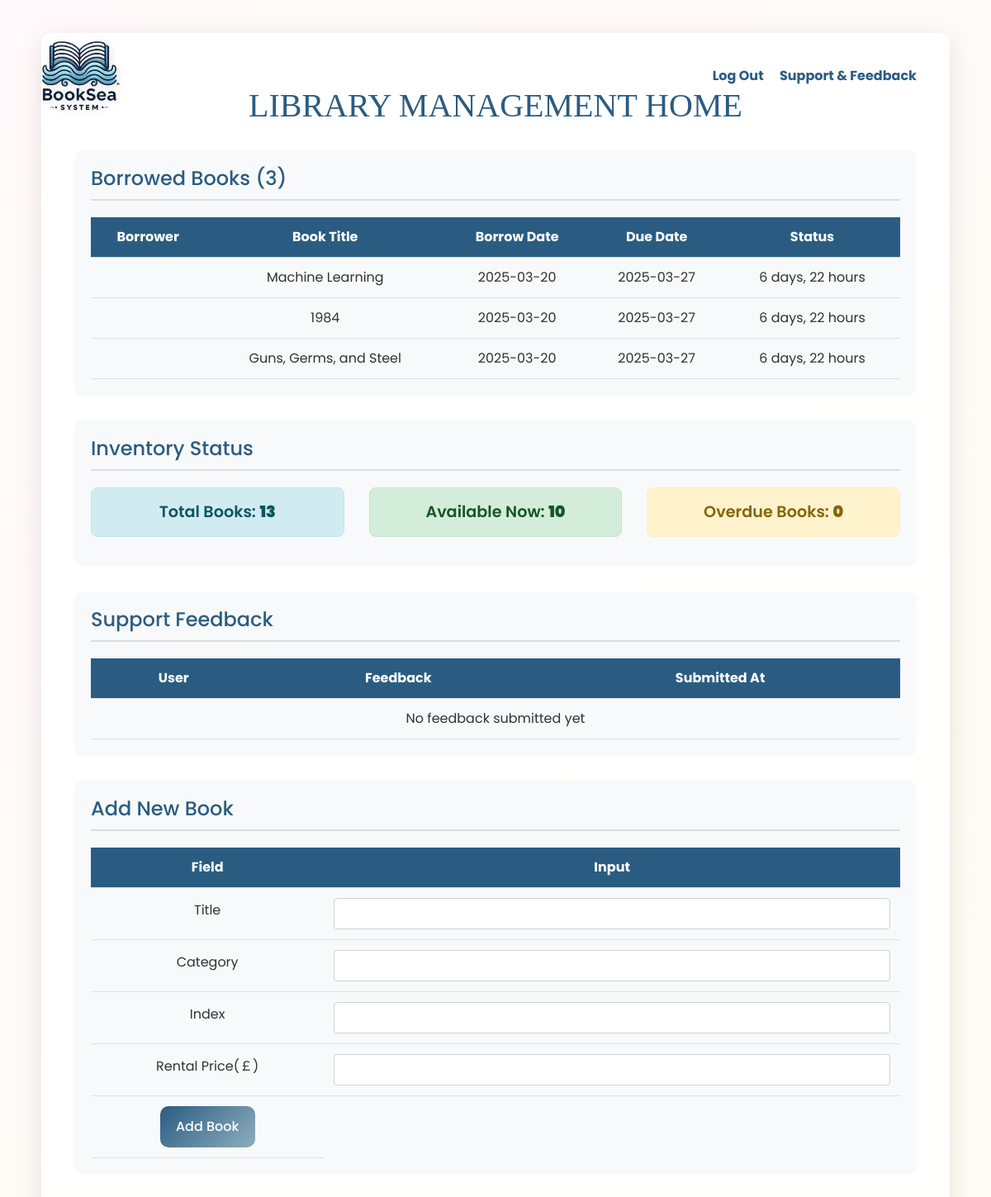
The app's page /home/manager_home/, older data.
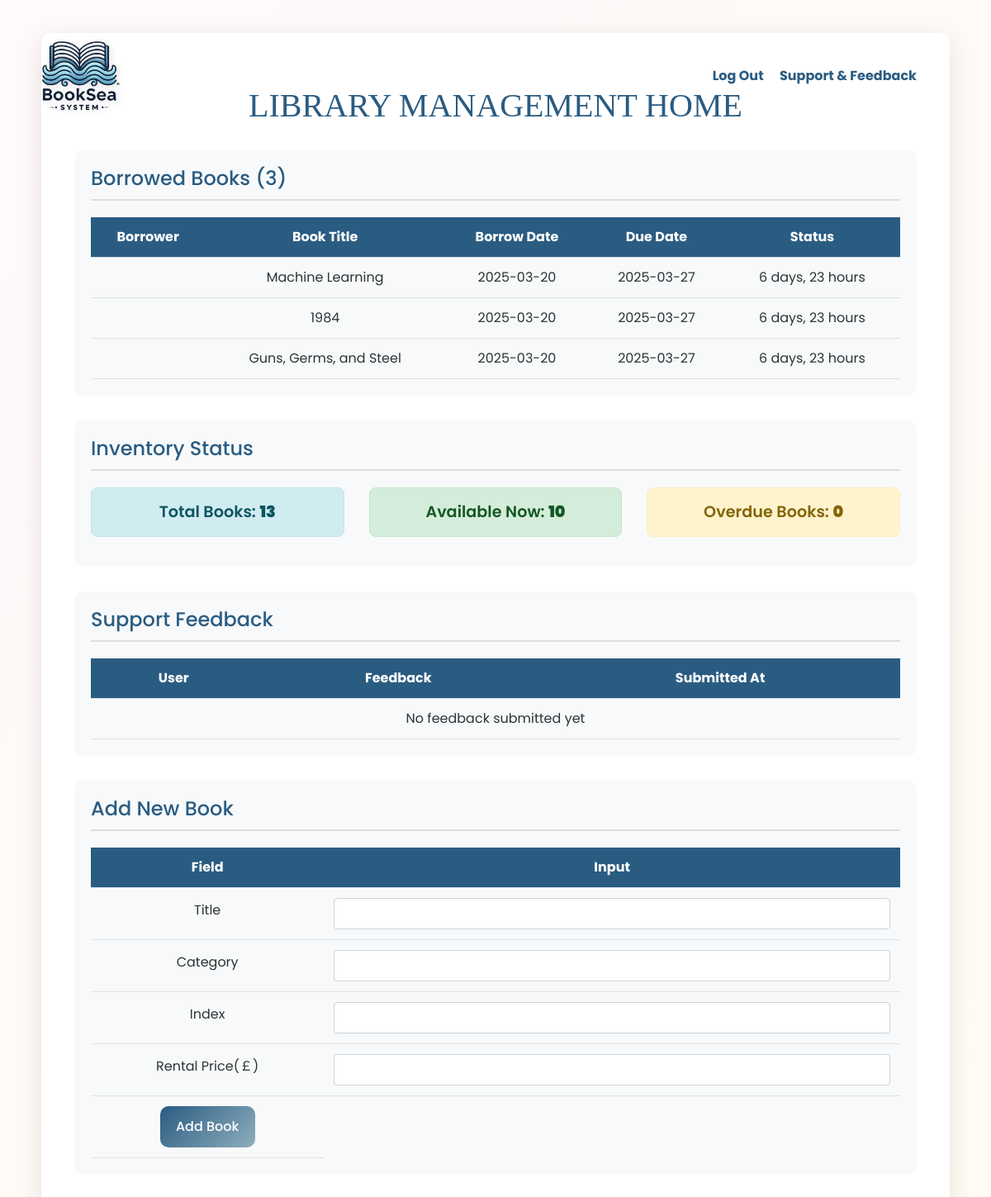
The same page, newer data.
### pages/models.py (models this page shows, shortened)
class Book(models.Model):
    title = models.CharField(max_length=200)
    category = models.CharField(max_length=100)
    index = models.CharField(max_length=50, unique=True)
    is_available = models.BooleanField(default=True)
    img = models.CharField(max_length=255, default="/img/book.jpg")
    rental_price = models.FloatField(null=True)
    borrow_date = models.DateTimeField(null=True, blank=True)
    due_date = models.DateTimeField(null=True, blank=True)
    is_overdue = models.BooleanField(default=False)
    borrower = models.ForeignKey(User, on_delete=models.SET_NULL, null=True, blank=True, related_name="borrowed_books")

### pages/views.py (the view)
# urls.py: path("home/manager_home/",manager_home, name="manager_home"),
def manager_home(request):
    borrowed_books = Book.objects.filter(is_available=False).select_related('borrower')
    for book in borrowed_books:
        if book.due_date:
            book.is_overdue = book.due_date < timezone.now()
    stats = {
        'total_books': Book.objects.count(),
        'available_books': Book.objects.filter(is_available=True).count(),
        'overdue_books': Book.objects.filter(
            is_overdue=True,
            is_available=False
        ).count()
    }
    support_messages = Support.objects.all().order_by("-created_at")  # 按时间倒序排列
    return render(request, 'pages/manager_home.html', {
        'borrowed_books': borrowed_books,
        'stats': stats,
        'support_messages': support_messages
    })

### pages/templates/pages/manager_home.html (shortened to what the changed rows need)
<!DOCTYPE html>
<html lang="en">
{% load static %}
<head>
    <link href="https://stackpath.bootstrapcdn.com/bootstrap/4.5.2/css/bootstrap.min.css" rel="stylesheet">
    <link rel="stylesheet" href="https://cdnjs.cloudflare.com/ajax/libs/font-awesome/6.0.0/css/all.min.css">
</head>
<body>
    <div class="container">
        <h1>LIBRARY MANAGEMENT HOME</h1>
        <div class="management-section">
            <table class="loan-table">
                <thead>
                    <tr>
                        <th>Borrower</th>
                        <th>Book Title</th>
                        <th>Borrow Date</th>
                        <th>Due Date</th>
                        <th>Status</th>
                    </tr>
                </thead>
                <tbody>
                    {% for book in borrowed_books %}
                    <tr class="{% if book.is_overdue %}status-overdue{% endif %}">
                        <td>{{ book.borrower.username }}</td>
                        <td>{{ book.title }}</td>
                        <td>{{ book.borrow_date|date:"Y-m-d" }}</td>
                        <td>{{ book.due_date|date:"Y-m-d" }}</td>
                        <td>
                            {% if book.is_overdue %}
                                <span class="status-overdue">OVERDUE</span>
                            {% else %}
                                {{ book.due_date|timeuntil }}
                            {% endif %}
                        </td>
                    </tr>
                    {% empty %}
                    <tr>
                        <td colspan="5" class="text-center">No books currently borrowed</td>
                    </tr>
                    {% endfor %}
                </tbody>
            </table>
        </div>
        <div class="management-section">
            <table class="loan-table">
                <thead>
                    <tr>
                        <th>User</th>
                        <th>Feedback</th>
                        <th>Submitted At</th>
                    </tr>
                </thead>
            </table>
        </div>
        <div class="management-section">
            <form class="book-form" method="POST" action="{% url 'add_book' %}" onsubmit="return handleSubmit(event);">
                <table class="loan-table">
                    <thead>
                        <tr><th>Field</th><th>Input</th></tr>
                    </thead>
                </table>
            </form>
        </div>
    </div>
</body>
</html>

Row changes from the older to the newer data that the page shows:
changed Book "Machine Learning": due_date "6 days, 22 hours" → "6 days, 23 hours"
changed Book (number 2 of 3 on the later page): due_date "6 days, 22 hours" → "6 days, 23 hours"
changed Book "Guns, Germs, and Steel": due_date "6 days, 22 hours" → "6 days, 23 hours"
